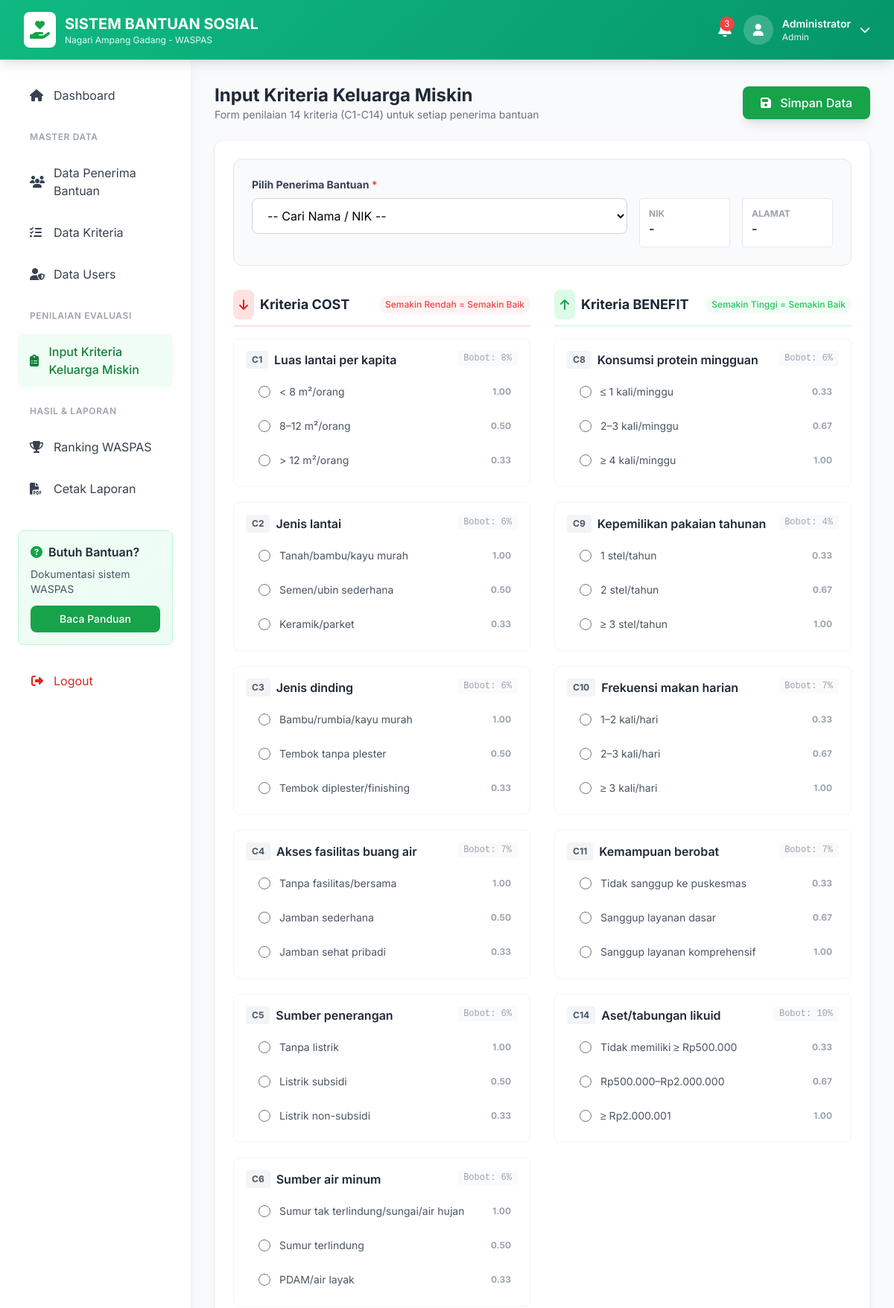
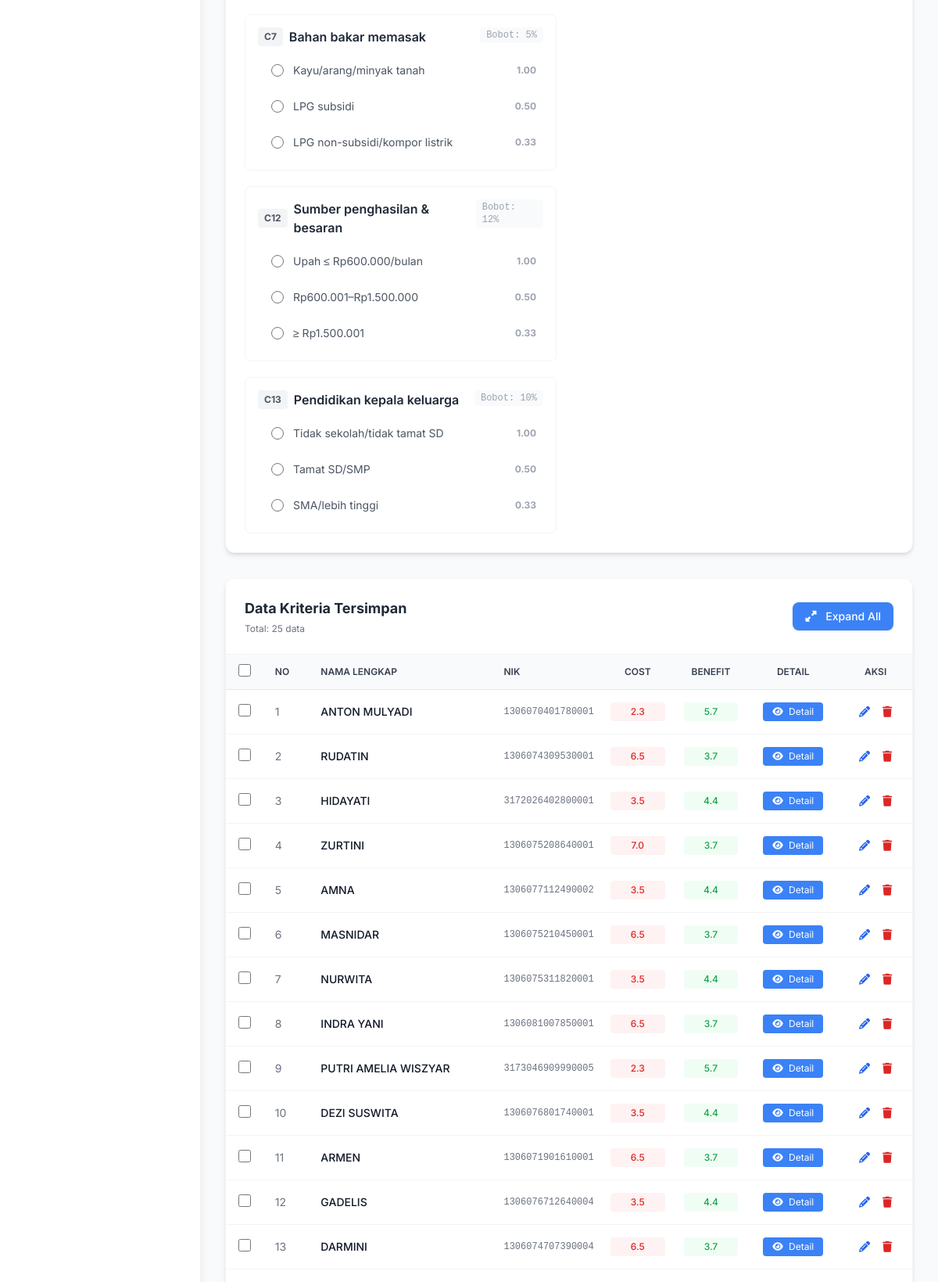
/pages/input-kriteria.php (signed in, upper part), run on the app's committed database (2 pictures, top to bottom).
### tables this page shows
CREATE TABLE `data_kriteria` (
  `id` int(11) NOT NULL,
  `penerima_id` int(11) NOT NULL,
  `c1` decimal(5,2) DEFAULT 0.00 COMMENT 'Nilai desimal: 0.33, 0.50, 1.00',
  `c2` decimal(5,2) DEFAULT 0.00,
  `c3` decimal(5,2) DEFAULT 0.00,
  `c4` decimal(5,2) DEFAULT 0.00,
  `c5` decimal(5,2) DEFAULT 0.00,
  `c6` decimal(5,2) DEFAULT 0.00,
  `c7` decimal(5,2) DEFAULT 0.00,
  `c8` decimal(5,2) DEFAULT 0.00,
  `c9` decimal(5,2) DEFAULT 0.00,
  `c10` decimal(5,2) DEFAULT 0.00,
  `c11` decimal(5,2) DEFAULT 0.00,
  `c12` decimal(5,2) DEFAULT 0.00,
  `c13` decimal(5,2) DEFAULT 0.00,
  `c14` decimal(5,2) DEFAULT 0.00,
  `total_bobot` decimal(10,2) DEFAULT 0.00,
  `created_at` timestamp NULL DEFAULT current_timestamp()
);

CREATE TABLE `penerima_bantuan` (
  `id` int(11) NOT NULL,
  `nama` varchar(100) NOT NULL,
  `nik` varchar(20) NOT NULL,
  `alamat` text DEFAULT NULL,
  `no_rekening` varchar(50) DEFAULT NULL,
  `nama_bank` varchar(50) DEFAULT NULL,
  `jml_penghuni` int(11) DEFAULT NULL,
  `pkh` varchar(10) DEFAULT NULL,
  `bpnt` varchar(10) DEFAULT NULL,
  `kp` varchar(10) DEFAULT NULL,
  `kehilangan_pekerjaan` varchar(10) DEFAULT NULL,
  `tidak_terdata` varchar(10) DEFAULT NULL,
  `sakit_kronis` varchar(10) DEFAULT NULL,
  `rekomendasi` varchar(20) DEFAULT NULL,
  `no_hp` varchar(20) DEFAULT NULL,
  `keterangan` text DEFAULT NULL,
  `created_at` timestamp NULL DEFAULT current_timestamp()
);

### pages/input-kriteria.php (the view, shortened to what the rows shown need)
<?php
require_once '../classes/Database.php';
$db = Database::getInstance();
$data_input = $db->fetchAll("
    SELECT dk.*, p.nama, p.nik, p.alamat, p.no_rekening, p.nama_bank
    FROM data_kriteria dk
    JOIN penerima_bantuan p ON dk.penerima_id = p.id
    ORDER BY dk.id DESC
");
?>
<!DOCTYPE html>
<html lang="id">
<head>
    <script src="https://cdn.tailwindcss.com"></script>
    <link rel="stylesheet" href="https://cdnjs.cloudflare.com/ajax/libs/font-awesome/6.4.0/css/all.min.css">
</head>
<body class="bg-gray-50">
    <?php include '../includes/navbar.php'; ?>
    <div class="flex">
        <div class="flex-1 p-8 ml-64">
            <div class="flex justify-between items-center mb-6">
                <div>
                    <h1 class="text-2xl font-bold text-gray-800">Input Kriteria Keluarga Miskin</h1>
                </div>
            </div>
            <div class="bg-white rounded-xl shadow-md border border-gray-100 overflow-hidden">
                <div class="p-6 bg-white border-b border-gray-100 flex justify-between items-center">
                    <div>
                        <h2 class="text-lg font-bold text-gray-800">Data Kriteria Tersimpan</h2>
                    </div>
                </div>
                <div class="overflow-x-auto">
                    <table class="w-full text-sm text-left" style="table-layout: fixed; width: 100%;">
                        <thead class="text-xs text-gray-500 uppercase bg-gray-50 border-b border-gray-200">
                            <tr>
                                <th class="px-4 py-3 text-center w-10" style="width: 40px;">
                                    <input type="checkbox" id="selectAll" onclick="toggleAll()" class="checkbox-custom rounded text-green-600 focus:ring-green-500">
                                </th>
                                <th class="px-4 py-3 font-semibold text-gray-700" style="width: 50px;">No</th>
                                <th class="px-4 py-3 font-semibold text-gray-700" style="width: 200px;">Nama Lengkap</th>
                                <th class="px-4 py-3 font-semibold text-gray-700" style="width: 120px;">NIK</th>
                                <th class="px-4 py-3 font-semibold text-gray-700 text-center" style="width: 80px;">Cost</th>
                                <th class="px-4 py-3 font-semibold text-gray-700 text-center" style="width: 80px;">Benefit</th>
                                <th class="px-4 py-3 font-semibold text-gray-700 text-center" style="width: 100px;">Detail</th>
                                <th class="px-4 py-3 text-center font-semibold text-gray-700" style="width: 80px;">Aksi</th>
                            </tr>
                        </thead>
                        <tbody class="divide-y divide-gray-100">
                            <?php if (empty($data_input)): ?>
                            <tr>
                                <td colspan="8" class="text-center text-gray-400 py-8">
                                    <div class="flex flex-col items-center">
                                        <i class="fas fa-inbox text-4xl mb-2 text-gray-300"></i>
                                        <p>Belum ada data kriteria yang diinput.</p>
                                    </div>
                                </td>
                            </tr>
                            <?php else: ?>
                                <?php $no = 1; foreach ($data_input as $row): ?>
                                <tr class="hover:bg-gray-50 transition group">
                                    <td class="px-4 py-3 text-center" style="width: 40px;">
                                        <input type="checkbox" class="checkbox-row checkbox-custom rounded text-green-600 focus:ring-green-500" value="<?= $row['id'] ?>">
                                    </td>
                                    <td class="px-4 py-3 text-gray-500" style="width: 50px;"><?= $no++ ?></td>
                                    <td class="px-4 py-3 font-medium text-gray-900 truncate" style="width: 200px;" title="<?= htmlspecialchars($row['nama']) ?>"><?= htmlspecialchars($row['nama']) ?></td>
                                    <td class="px-4 py-3 text-gray-500 font-mono text-xs" style="width: 120px;"><?= htmlspecialchars($row['nik']) ?></td>
                                    <td class="px-3 py-3 text-center" style="width: 80px;">
                                        <div class="text-xs font-medium text-red-600 bg-red-50 rounded px-2 py-1">
                                            <?php
                                            $costSum = 0;
                                            for ($i = 1; $i <= 7; $i++) $costSum += $row["c$i"];
                                            echo number_format($costSum, 1);
                                            ?>
                                        </div>
                                    </td>
                                    <td class="px-3 py-3 text-center" style="width: 80px;">
                                        <div class="text-xs font-medium text-green-600 bg-green-50 rounded px-2 py-1">
                                            <?php
                                            $benefitSum = 0;
                                            for ($i = 8; $i <= 14; $i++) $benefitSum += $row["c$i"];
                                            echo number_format($benefitSum, 1);
                                            ?>
                                        </div>
                                    </td>
                                    <td class="px-4 py-3 text-center" style="width: 100px;">
                                        <button onclick="toggleDetail(<?= $row['id'] ?>)" class="bg-blue-500 hover:bg-blue-600 text-white px-3 py-1 rounded text-xs transition">
                                            <i class="fas fa-eye mr-1"></i> Detail
                                        </button>
                                    </td>
                                    <td class="px-4 py-3 text-center" style="width: 80px;">
                                        <div class="flex justify-center space-x-1">
                                            <button onclick='editData(<?= $row['penerima_id'] ?>)'
                                                    class="p-1.5 text-blue-600 hover:text-blue-800 hover:bg-blue-100 rounded transition" title="Edit">
                                                <i class="fas fa-pencil-alt"></i>
                                            </button>
                                            <button onclick='deleteData(<?= $row['id'] ?>)'
                                                    class="p-1.5 text-red-600 hover:text-red-800 hover:bg-red-100 rounded transition" title="Hapus">
                                                <i class="fas fa-trash"></i>
                                            </button>
                                        </div>
                                    </td>
                                </tr>
                                <?php endforeach; ?>
                            <?php endif; ?>
                        </tbody>
                    </table>
                </div>
            </div>
        </div>
    </div>
</body>
</html>

### data on the page
data_kriteria: penerima.nama "ANTON MULYADI", penerima.nik "1306070401780001", costSum "2.3", benefitSum "5.7"
data_kriteria: penerima.nama "RUDATIN", penerima.nik "1306074309530001", costSum "6.5", benefitSum "3.7"
data_kriteria: penerima.nama "HIDAYATI", penerima.nik "3172026402800001", costSum "3.5", benefitSum "4.4"
data_kriteria: penerima.nama "ZURTINI", penerima.nik "1306075208640001", costSum "7.0", benefitSum "3.7"
data_kriteria: penerima.nama "AMNA", penerima.nik "1306077112490002", costSum "3.5", benefitSum "4.4"
data_kriteria: penerima.nama "MASNIDAR", penerima.nik "1306075210450001", costSum "6.5", benefitSum "3.7"
data_kriteria: penerima.nama "NURWITA", penerima.nik "1306075311820001", costSum "3.5", benefitSum "4.4"
data_kriteria: penerima.nama "INDRA YANI", penerima.nik "1306081007850001", costSum "6.5", benefitSum "3.7"
data_kriteria: penerima.nama "PUTRI AMELIA WISZYAR", penerima.nik "3173046909990005", costSum "2.3", benefitSum "5.7"
data_kriteria: penerima.nama "DEZI SUSWITA", penerima.nik "1306076801740001", costSum "3.5", benefitSum "4.4"
data_kriteria: penerima.nama "ARMEN", penerima.nik "1306071901610001", costSum "6.5", benefitSum "3.7"
data_kriteria: penerima.nama "GADELIS", penerima.nik "1306076712640004", costSum "3.5", benefitSum "4.4"
data_kriteria: penerima.nama "DARMINI", penerima.nik "1306074707390004", costSum "6.5", benefitSum "3.7"

### other printed values
$user['nama_lengkap'] "Administrator"
$user['role'] "Admin"
$kode "C1"
$data['nama'] "Luas lantai per kapita"
$data['bobot'] "8"
$opt['label'] "< 8 m²/orang"
$opt['nilai'] "1.00"
$opt['label'] "8–12 m²/orang"
$opt['nilai'] "0.50"
$opt['label'] "> 12 m²/orang"
$opt['nilai'] "0.33"
$kode "C2"
$data['nama'] "Jenis lantai"
$data['bobot'] "6"
$opt['label'] "Tanah/bambu/kayu murah"
